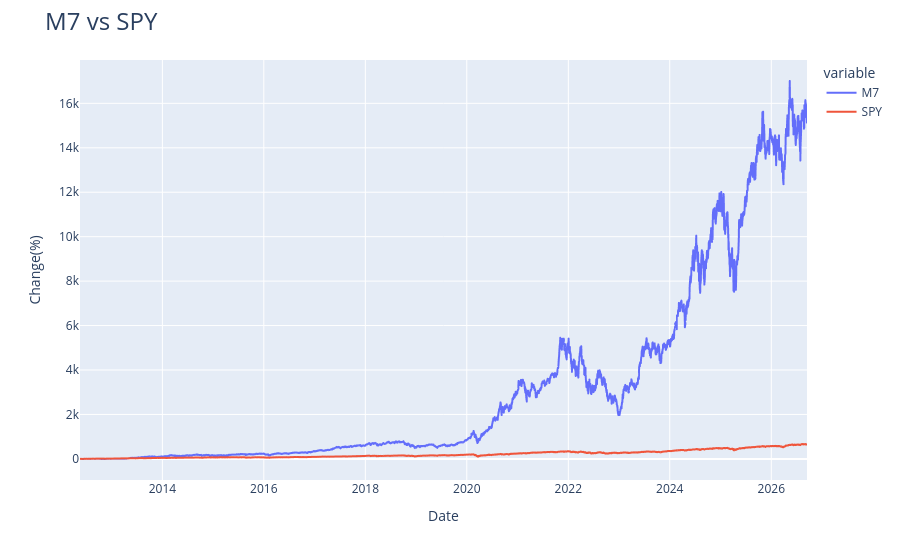

The notebook cell this image was saved under:
### Code cell
# Compare M7 average vs SPY
import plotly.express as px
import plotly.graph_objects as go
fig1 = px.line(normalized,x=normalized.index,y=["M7","SPY"])
fig1.update_layout(title=dict(text="M7 vs SPY",font=dict(size=24)),yaxis_title="Change(%)")
fig1.show()

### Figure 1 — Plotly figure (JSON) as saved in the notebook; plotly's stock layout.template omitted (floating-point values rounded to 4 significant figures; data arrays with more than 128 entries replaced by an {"elided": "..."} marker saying what was removed)
{"data": [{"hovertemplate": "variable=M7<br>Date=%{x}<br>value=%{y}<extra></extra>", "legendgroup": "M7", "line": {"color": "#636efa", "dash": "solid"}, "marker": {"symbol": "circle"}, "mode": "lines", "name": "M7", "showlegend": true, "type": "scattergl", "x": {"elided": "3601 str values"}, "xaxis": "x", "y": {"elided": "3601 float values"}, "yaxis": "y"}, {"hovertemplate": "variable=SPY<br>Date=%{x}<br>value=%{y}<extra></extra>", "legendgroup": "SPY", "line": {"color": "#EF553B", "dash": "solid"}, "marker": {"symbol": "circle"}, "mode": "lines", "name": "SPY", "showlegend": true, "type": "scattergl", "x": {"elided": "3601 str values"}, "xaxis": "x", "y": {"elided": "3601 float values"}, "yaxis": "y"}], "layout": {"legend": {"title": {"text": "variable"}, "tracegroupgap": 0}, "margin": {"t": 60}, "title": {"font": {"size": 24}, "text": "M7 vs SPY"}, "xaxis": {"anchor": "y", "domain": [0, 1], "title": {"text": "Date"}}, "yaxis": {"anchor": "x", "domain": [0, 1], "title": {"text": "Change(%)"}}}}
